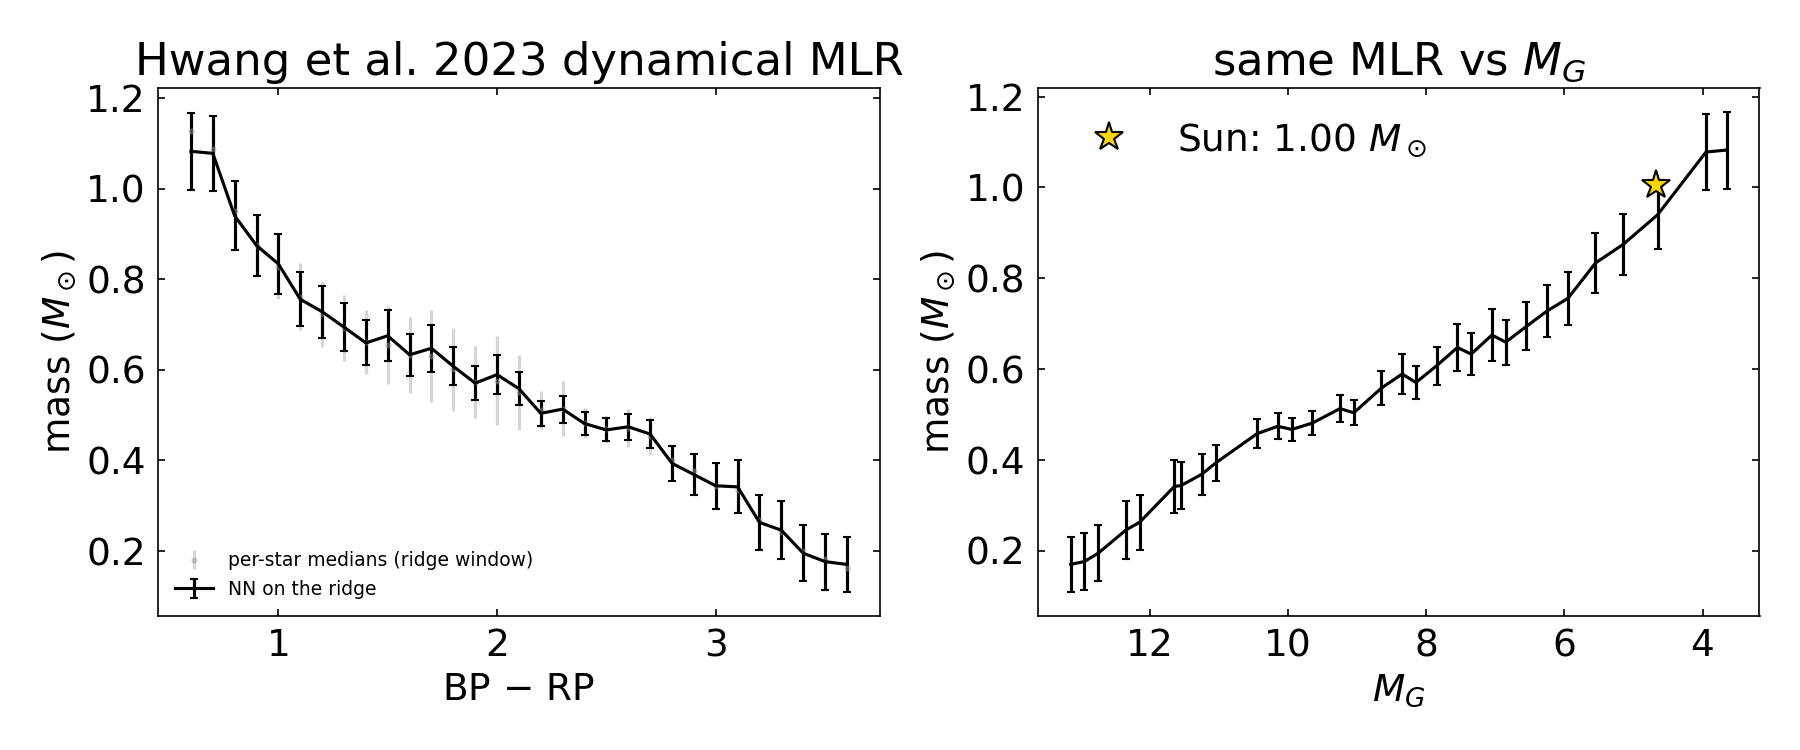

Source code (Python):
"""Extract the empirical MLR from Hwang et al. 2023 (arXiv:2308.08584).

Loads the pre-trained neural network (HR_mass repo, trained_model_20230809.pth),
locates the single-star main-sequence ridge in the Gaia CMD from the released
per-star mass table (20230810_wb_table_with_mass.fits), and outputs:
  1. hwang2023_mass_map.png   -- NN mass over the (BP-RP, M_G) plane
  2. hwang2023_mlr.png        -- MLR: mass vs BP-RP and mass vs M_G along the MS ridge
  3. hwang2023_mlr.csv        -- the ridge MLR table (NN prediction + per-star medians)
"""
import sys

import numpy as np
import torch
from astropy.table import Table
import matplotlib.pyplot as plt

HR_MASS_DIR = "/tmp/hr_mass"
sys.path.insert(0, HR_MASS_DIR)
from binary_training_v1 import mmodel_2  # noqa: E402

OUT_DIR = "/Users/jdli/Project/collab/ytw/bayesian-binary-masses/src/examples/hwang_mlr"

torch.manual_seed(0)

# ---- load the trained model exactly as in Demo 0 -----------------------------
model = mmodel_2(2, 128, 1, 0.2)
state_dict = torch.load(f"{HR_MASS_DIR}/trained_model_20230809.pth", map_location="cpu")
model.load_state_dict(state_dict)

# sanity check at the solar point (Demo 0 reports 0.961 +/- 0.076 Msun)
model.eval()
with torch.no_grad():
    sun_point = torch.exp(model(torch.tensor([[0.82, 4.67]]))).item()
model.train()  # dropout active -> epistemic sampling
with torch.no_grad():
    sun_samples = torch.exp(model(torch.tensor([[0.82, 4.67]] * 1000))).flatten()
print(f"Sun check: point={sun_point:.3f}  median±std={sun_samples.median():.3f}±{sun_samples.std():.3f} Msun")

def predict(bprp, absg, n_draws=1000):
    """NN mass: eval-mode point estimate + dropout-sampling median/std."""
    x = torch.tensor(np.column_stack([bprp, absg]), dtype=torch.float32)
    model.eval()
    with torch.no_grad():
        point = torch.exp(model(x)).flatten().numpy()
    model.train()
    draws = []
    with torch.no_grad():
        for _ in range(n_draws):
            draws.append(torch.exp(model(x)).flatten().numpy())
    draws = np.array(draws)
    return point, np.median(draws, axis=0), draws.std(axis=0)

# ---- per-star measured masses from the released table ------------------------
t = Table.read(f"{HR_MASS_DIR}/20230810_wb_table_with_mass.fits")
bprp = np.concatenate([t["bp_rp1"], t["bp_rp2"]])
absg = np.concatenate([t["absg1"], t["absg2"]])
mass = np.concatenate([t["predict_mass1_median"], t["predict_mass2_median"]])
print(f"stars: {len(bprp)}, bp_rp range {bprp.min():.2f}-{bprp.max():.2f}, "
      f"absg range {absg.min():.2f}-{absg.max():.2f}")

# ---- empirical single-star MS ridge: peak of the absg distribution per color --
edges_c = np.arange(0.55, 3.95, 0.10)
centers_c = 0.5 * (edges_c[:-1] + edges_c[1:])
edges_g = np.arange(2.0, 15.01, 0.10)
ridge_g, ridge_n = [], []
for lo, hi in zip(edges_c[:-1], edges_c[1:]):
    s = (bprp >= lo) & (bprp < hi) & (absg > 2) & (absg < 15)
    n = s.sum()
    if n < 200:
        ridge_g.append(np.nan)
        ridge_n.append(0)
        continue
    hist, _ = np.histogram(absg[s], bins=edges_g)
    ridge_g.append(0.5 * (edges_g[:-1] + edges_g[1:])[np.argmax(hist)])
    ridge_n.append(n)
ridge_g = np.array(ridge_g)
ridge_n = np.array(ridge_n)
# 3-bin running median to smooth bin noise
ridge_g_s = np.copy(ridge_g)
for i in range(len(ridge_g)):
    w = ridge_g[max(0, i - 1):i + 2]
    w = w[np.isfinite(w)]
    ridge_g_s[i] = np.median(w) if len(w) else np.nan

# Bins below the n>=200 threshold carry NaN ridges; the running median can
# still fill them from neighbours, so require real stars before export.
ok = np.isfinite(ridge_g_s) & (ridge_n > 0)

# ---- MLR along the ridge ------------------------------------------------------
nn_point, nn_med, nn_err = predict(centers_c[ok], ridge_g_s[ok])

data_med, data_std = np.zeros(ok.sum()), np.zeros(ok.sum())
for i, (c, g) in enumerate(zip(centers_c[ok], ridge_g_s[ok])):
    s = (np.abs(bprp - c) < 0.05) & (np.abs(absg - g) < 0.25)
    data_med[i], data_std[i] = np.median(mass[s]), mass[s].std()

# ---- mass map over the CMD -----------------------------------------------------
gc = np.arange(0.5, 4.51, 0.02)
gg = np.arange(2.5, 16.01, 0.05)
GC, GG = np.meshgrid(gc, gg)
map_point, map_med, map_err = predict(GC.ravel(), GG.ravel(), n_draws=200)
MAP = map_med.reshape(GC.shape)

# ---- figure 1: mass map --------------------------------------------------------
fig, ax = plt.subplots(figsize=(7, 8), dpi=150)
h = ax.hist2d(bprp, absg, bins=[np.arange(0.4, 4.7, 0.05), np.arange(4, 16.2, 0.08)],
              cmin=1, cmap="Greys", norm=plt.matplotlib.colors.LogNorm())
cs = ax.contour(GC, GG, MAP, levels=[0.2, 0.3, 0.4, 0.5, 0.6, 0.8, 1.0, 1.3, 1.6, 2.0],
                colors="k", linewidths=0.8)
ax.clabel(cs, fmt="%.1f", fontsize=7)
ax.plot(centers_c[ok], ridge_g_s[ok], "r-", lw=2, label="MS ridge")
ax.plot([0.82], [4.67], "*", ms=14, color="gold", mec="k", label="Sun")
ax.invert_yaxis()
ax.set_xlabel("BP $-$ RP")
ax.set_ylabel("$M_G$")
ax.set_xlim(0.4, 4.6)
ax.set_ylim(16, 4)
ax.legend(frameon=False, loc="upper right")
fig.colorbar(h[3], ax=ax, label="stars per bin")
ax.set_title("Hwang et al. 2023 NN mass (contours, $M_\\odot$)")
fig.tight_layout()
fig.savefig(f"{OUT_DIR}/hwang2023_mass_map.png")
plt.close(fig)

# ---- figure 2: the MLR ----------------------------------------------------------
fig, axes = plt.subplots(1, 2, figsize=(12, 5), dpi=150)
ax = axes[0]
ax.errorbar(centers_c[ok], data_med, yerr=data_std, fmt=".", ms=4, alpha=0.4,
            color="0.6", label="per-star medians (ridge window)")
ax.errorbar(centers_c[ok], nn_med, yerr=nn_err, fmt="k-", lw=1.5, capsize=2,
            label="NN on the ridge")
ax.set_xlabel("BP $-$ RP")
ax.set_ylabel("mass ($M_\\odot$)")
ax.legend(frameon=False, loc="lower left", fontsize=9)
ax.set_title("Hwang et al. 2023 dynamical MLR")
ax = axes[1]
o = np.argsort(ridge_g_s[ok])
ax.errorbar(ridge_g_s[ok][o], nn_med[o], yerr=nn_err[o], fmt="k-", lw=1.5, capsize=2)
ax.plot([4.67], [sun_point], "*", ms=14, color="gold", mec="k", label=f"Sun: {sun_point:.2f} $M_\\odot$")
ax.set_xlabel("$M_G$")
ax.set_ylabel("mass ($M_\\odot$)")
ax.invert_xaxis()
ax.legend(frameon=False)
ax.set_title("same MLR vs $M_G$")
fig.tight_layout()
fig.savefig(f"{OUT_DIR}/hwang2023_mlr.png")
plt.close(fig)

# ---- CSV ------------------------------------------------------------------------
out = Table()
out["bp_rp"] = centers_c[ok]
out["M_G_ridge"] = ridge_g_s[ok]
out["mass_nn"] = nn_med
out["mass_nn_err"] = nn_err
out["mass_data_median"] = data_med
out["mass_data_std"] = data_std
out["n_stars"] = ridge_n[ok]
out.write(f"{OUT_DIR}/hwang2023_mlr.csv", overwrite=True)

print("MLR (BP-RP, M_G, NN mass±err, data median±std):")
for r in out[::4]:
    print(f"  {r['bp_rp']:.2f}  {r['M_G_ridge']:5.2f}  {r['mass_nn']:.3f}±{r['mass_nn_err']:.3f}"
          f"   {r['mass_data_median']:.3f}±{r['mass_data_std']:.3f}  (n={r['n_stars']})")
print(f"wrote {OUT_DIR}/hwang2023_mlr.csv, hwang2023_mlr.png, hwang2023_mass_map.png")
